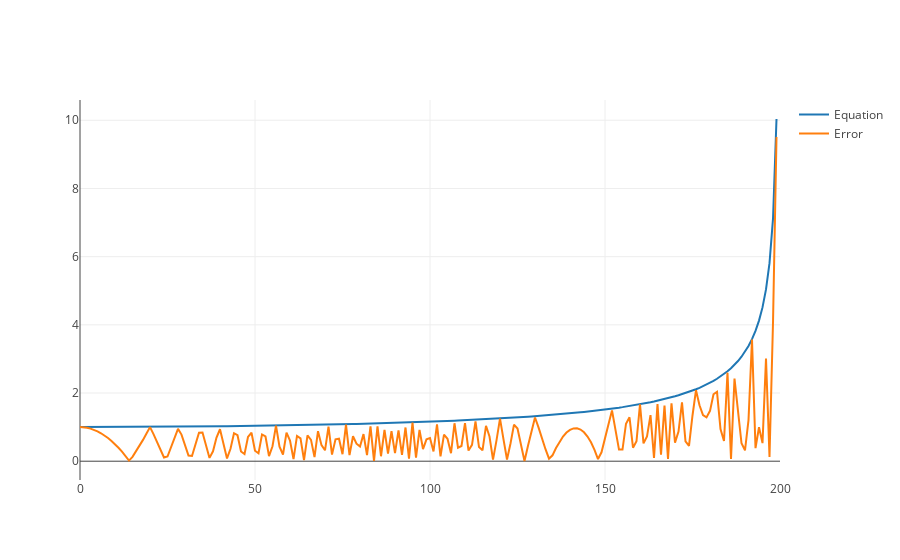

The cell this chart's notebook holds for it:
### Code cell
# working with profile #: index
index = 0

profile = right_side_error_array[index]

r1 = 200
d = np.arange(0,len(profile))
rp = 2*r1*np.sin(np.arccos(d/r1))
factor = (2*r1)/rp * (pixel_intensity_array[index]/2)

error_data = go.Scatter(y=profile,
                        name='Error')
equation_data = go.Scatter(y=factor,
                          name='Equation')
data = [equation_data, error_data]
figure3 = go.Figure(data=data)
iplot(figure3)

### Figure 1 — Plotly figure (JSON) as saved in the notebook; plotly's stock layout.template omitted (floating-point values rounded to 4 significant figures; data arrays with more than 128 entries replaced by an {"elided": "..."} marker saying what was removed)
{"data": [{"name": "Equation", "type": "scatter", "y": {"elided": "201 float values"}}, {"name": "Error", "type": "scatter", "y": {"elided": "201 float values"}}], "layout": {}}
